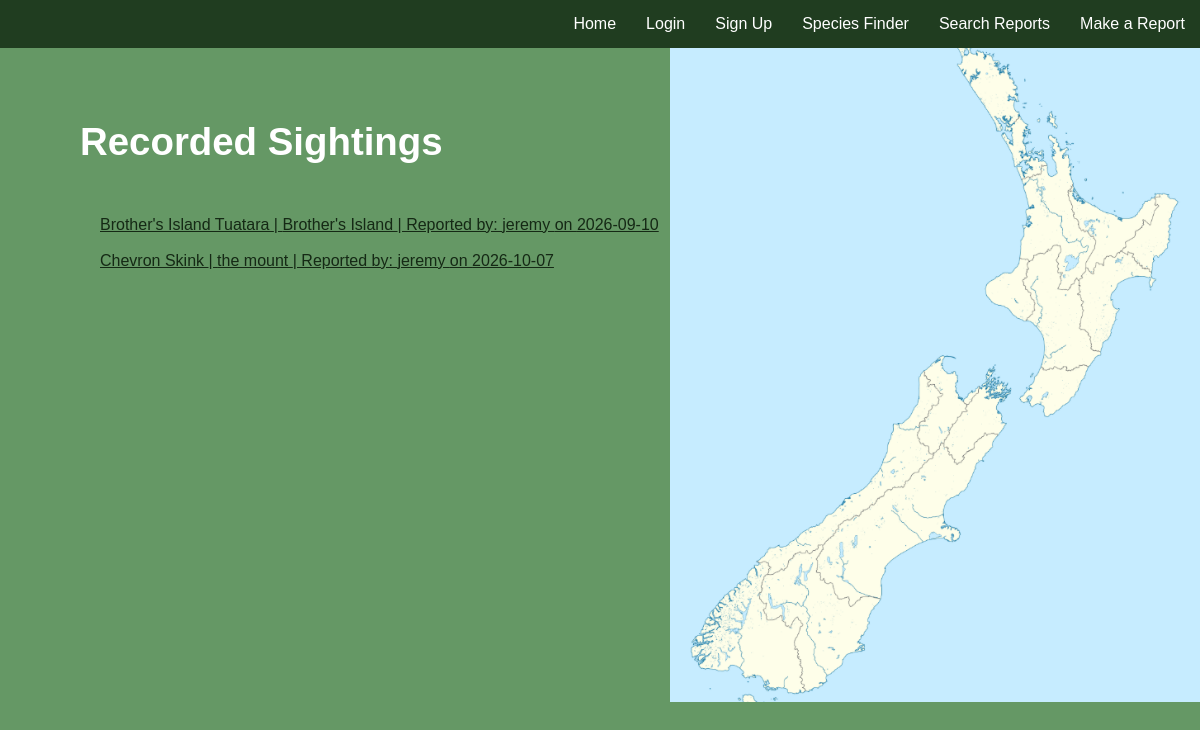
Page /searchreports on the earlier database version.
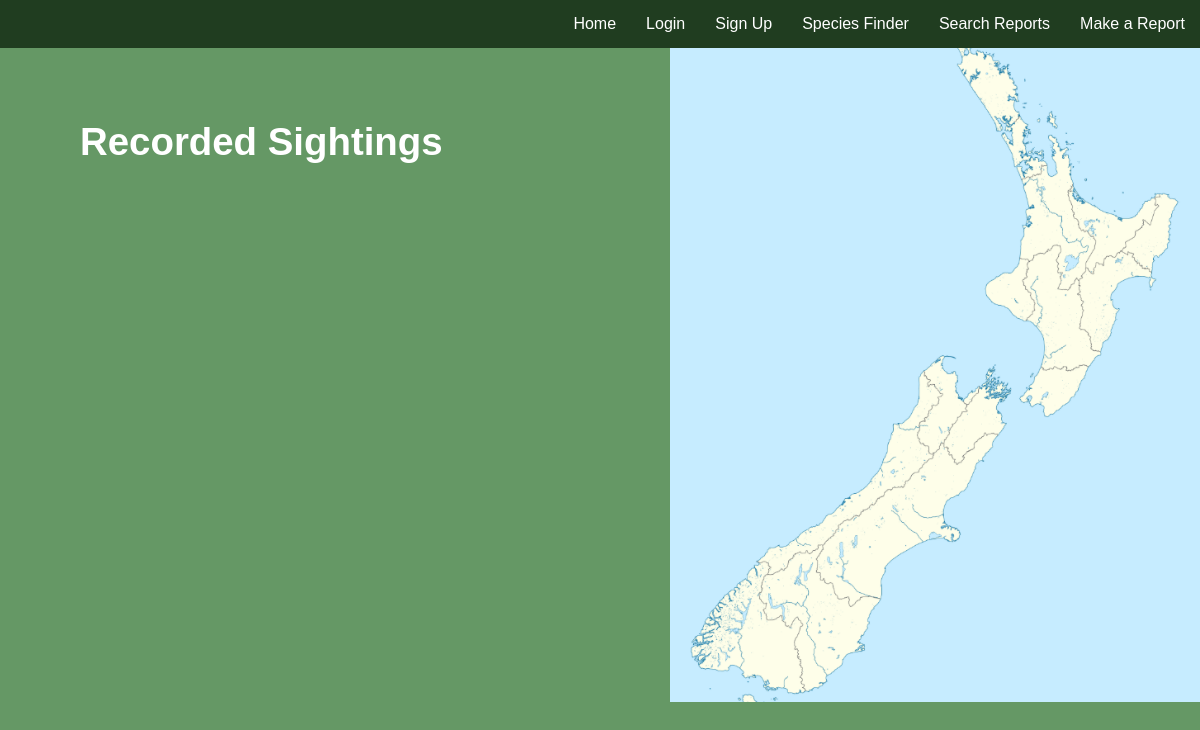
Same page on the later database version.
### tables this page shows
CREATE TABLE "reports" (
	"reportid"	INTEGER NOT NULL UNIQUE,
	"location"	TEXT NOT NULL,
	"username"	TEXT NOT NULL,
	"speciesid"	INTEGER NOT NULL,
	"date"	TEXT NOT NULL,
	"imagename"	TEXT,
	"imagefilename"	TEXT,
	PRIMARY KEY("reportid" AUTOINCREMENT),
	FOREIGN KEY("speciesid") REFERENCES "species"("speciesid")
);

CREATE TABLE "species" (
	"speciesid"	INTEGER NOT NULL UNIQUE,
	"commonname"	TEXT NOT NULL UNIQUE,
	"latinname"	TEXT NOT NULL UNIQUE,
	PRIMARY KEY("speciesid" AUTOINCREMENT)
);

### app.py (the view)
@app.route('/searchreports', methods=["GET", "POST"])
def searchreports():
    sql = "SELECT species.commonname, reports.username, reports.location, reports.date, reports.reportid FROM reports LEFT JOIN species ON reports.speciesid = species.speciesid"
    results = query_db(sql)
    return render_template('searchreports.html', results=results)

### app.py (called while the page is built)
def query_db(sql, args=(), one=False):
    db = sqlite3.connect(DATABASE)
    cursor = db.cursor()
    cursor.execute(sql, args)
    results = cursor.fetchall()
    db.commit()
    db.close()
    return (results[0] if results else None) if one else results

### templates/searchreports.html (shortened to what this page needs)
{% extends 'base.html' %}
{% block content %}
<body>
    <div class="two-column-right">
        <div class="resulttext">
            <div class="sight">
                <h2>Recorded Sightings</h2>
            </div>
            {% for result in results %}
            <a href="reports/{{result[4]}}">{{result[0]}} | {{result[2]}} | Reported by: {{result[1]}} on {{result[3]}}<br><br></a>
            {% endfor %}
        </div>
        <div class="srimage">
        </div>
    </div>
</body>
{% endblock %}

### templates/base.html (shortened to what this page needs)
<!DOCTYPE html>
<html lang="en">
<head>
    <link rel="stylesheet" href="{{ url_for('static', filename= 'style.css') }}">
</head>
<body>
    {% include 'nav.html' %}
    {% block content %}
    {% endblock %}
</body>
</html>

### templates/nav.html
<nav class="navbar">
    {% if session.user %}
        <ul>
            <li><a href="/report">Make a Report</a></li>
            <li><a href="/searchreports">Search Reports</a></li>
            <li><a href="/speciesfinder">Species Finder</a></li>
            <li><a href="/logout">Logout</a></li>
            <li><a href="/">Home</a></li>
        </ul>
    {% else %}
        <ul>
            <li><a href="/report">Make a Report</a></li>
            <li><a href="/searchreports">Search Reports</a></li>
            <li><a href="/speciesfinder">Species Finder</a></li>
            <li><a href="/signup">Sign Up</a></li>
            <li><a href="/login">Login</a></li>
            <li><a href="/">Home</a></li>
        </ul>
    {% endif %}
</nav>

### static/style.css (style rules this page uses)
body { margin: 0px; background-color: rgb(101, 152, 101); font-family: Verdana, Geneva, Tahoma, sans-serif; padding: 0px; justify-content: center; align-items: center; height: 100vh; overflow-x: hidden; }
.navbar ul { list-style-type: none; background-color: rgb(32, 61, 32); padding: 0px; margin: 0px; overflow: hidden; }
.navbar a { color: white; text-decoration: none; padding: 15px; display: block; text-align: center; }
.navbar li { float: right; }
a { color: rgb(21, 41, 21); }
.two-column-right { display: grid; grid-template-columns: 2fr 1fr; overflow-y: hidden; }
.sight { color: rgb(255, 255, 255); position: relative; text-align: left; margin-left: -20px; top: -20px; width: 100%; font-size: 1.6rem; }
.resulttext { color: rgb(255, 255, 255); position: relative; text-align: left; margin-left: 100px; top: 60px; width: 100%; font-size: 1rem; }
.srimage { padding-left: 60px; background-image: url("mapofnewzealand.png") ; height: 654px; width: 470px; background-position: right; background-repeat: no-repeat; background-size: cover; }

Differences in the rows shown:
removed reports: commonname "Brother's Island Tuatara", location "Brother's Island", username "jeremy", date "2026-09-10"
removed reports: commonname "Chevron Skink", location "the mount", username "jeremy", date "2026-10-07"
